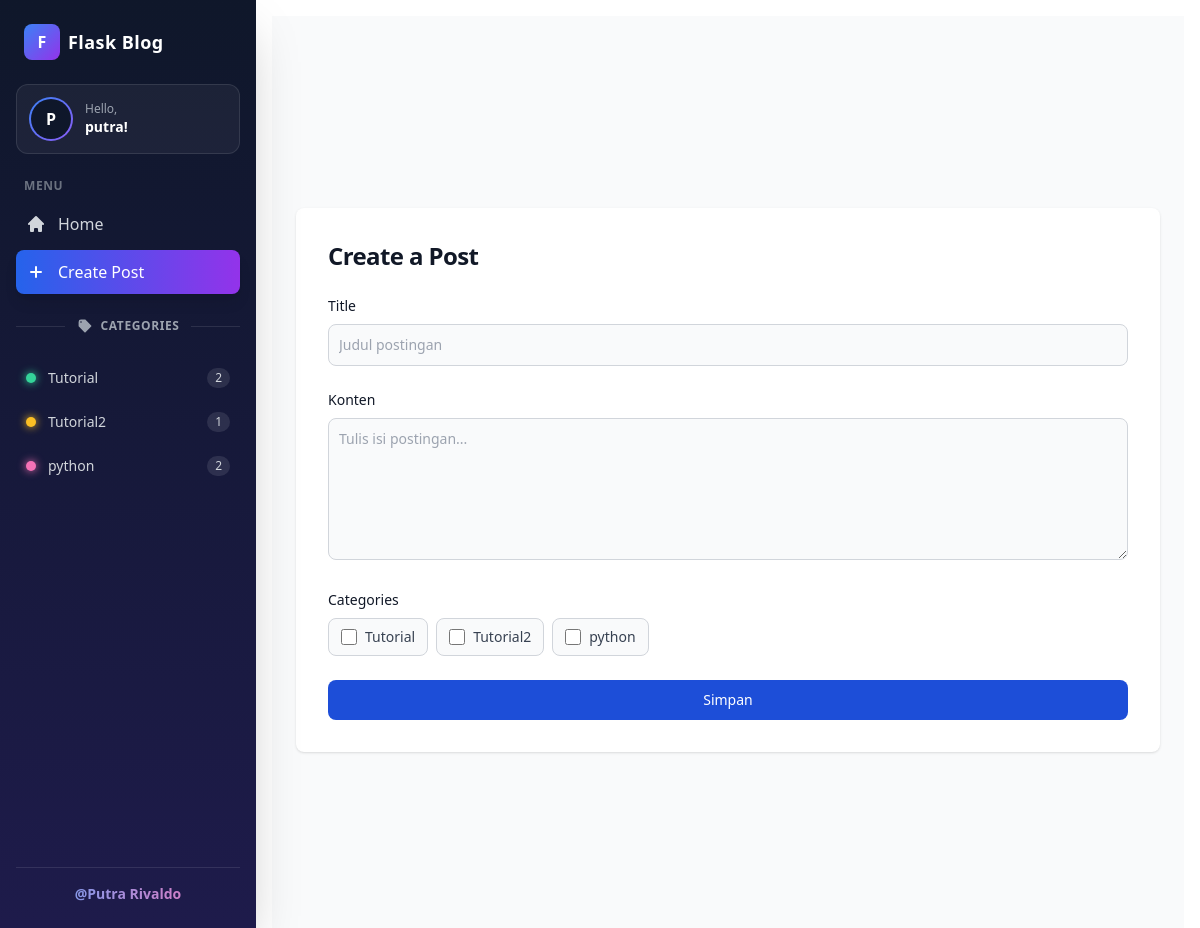
The app's page /post/create (signed in) with its own data.
### app/post/models.py (models this page shows)
class Category(db.Model):
    __tablename__ = 'categories'
    id: Mapped[int] = mapped_column(Integer, primary_key=True)
    name: Mapped[str] = mapped_column(String(100), unique=True)
    posts: Mapped[List["Post"]] = relationship(
        secondary=post_categories_table, back_populates='categories'
    )

### app/post/views.py (the view, shortened to what this page needs)
@blueprint.route("/create", methods=["GET", "POST"])
@login_required
def create():
    if request.method == 'GET':
        categories = Category.query.all()
        return render_template("post/create.html", categories=categories)

### app/app.py (called while the page is built)
def create_app():
    app = Flask(__name__)
    app.config.from_object(Config)
    register_extensions(app)
    register_blueprints(app)
    @app.errorhandler(401)
    def unauthorized(error):
        return render_template('401.html'), 401
    @app.context_processor
    def inject_categories():
        return {"sidebar_categories": Category.query.order_by(Category.name).all()}
    return app

### app/templates/post/create.html
{% extends 'post/base.html' %}
{% block form %}
<h1 class="text-xl font-bold leading-tight tracking-tight text-gray-900 md:text-2xl dark:text-white">
    Create a Post
</h1>
<form class="space-y-4 md:space-y-6" action="{{ url_for('post.create') }}" method="POST">
    {% include 'post/form.html' %}
</form>
{% endblock %}

### app/templates/sidebar.html (shortened to what this page needs)
<aside id="sidebar" class="fixed top-0 left-0 z-40 w-64 h-screen sidebar-bg shadow-2xl" aria-label="Sidebar">
    <div class="flex flex-col h-full px-4 py-6 overflow-y-auto">
        <div class="flex items-center gap-2 px-2 mb-6">
            <div class="flex items-center justify-center w-9 h-9 rounded-lg bg-gradient-to-br from-blue-500 to-purple-600 text-white font-bold">
                F
            </div>
            <span class="text-lg font-bold text-white tracking-wide">Flask Blog</span>
        </div>
        <div class="flex items-center gap-3 p-3 mb-6 rounded-xl bg-white/5 border border-white/10">
            <div class="p-0.5 rounded-full avatar-ring">
                <div class="flex items-center justify-center w-10 h-10 rounded-full bg-slate-900 text-white font-semibold">
                    {{ (session.get('username') or 'G')[0]|upper }}
                </div>
            </div>
            <div class="min-w-0">
                <p class="text-xs text-gray-400">Hello,</p>
                <p class="text-sm font-semibold text-white truncate">{{ session.get('username', 'Guest') }}!</p>
            </div>
        </div>
        <p class="px-2 mb-2 text-xs font-semibold tracking-wider text-gray-500 uppercase">Menu</p>
        <ul class="space-y-1 font-medium">
            <li>
                <a href="{{ url_for('public.home') }}"
                   class="menu-link flex items-center p-2.5 rounded-lg group
                   {% if request.endpoint == 'public.home' %}bg-gradient-to-r from-blue-600 to-purple-600 text-white shadow-lg{% else %}text-gray-300 hover:bg-white/10 hover:text-white{% endif %}">
                    <span class="ms-3">Home</span>
                </a>
            </li>
                 <li>
   {% if session.get('user_id') %}
<li>
    <a href="{{ url_for('post.create') }}"
       class="menu-link flex items-center p-2.5 rounded-lg group
       {% if request.endpoint == 'post.create' %}bg-gradient-to-r from-blue-600 to-purple-600 text-white shadow-lg{% else %}text-gray-300 hover:bg-white/10 hover:text-white{% endif %}">
        <svg class="w-5 h-5" aria-hidden="true" xmlns="http://www.w3.org/2000/svg" fill="none" viewBox="0 0 20 20">
            <path stroke="currentColor" stroke-linecap="round" stroke-linejoin="round" stroke-width="2" d="M10 5v10M5 10h10"/>
        </svg>
        <span class="ms-3">Create Post</span>
    </a>
</li>
{% endif %}
        </ul>
{% if session.get('user_id') %}
        <div class="flex items-center my-6">
            <div class="flex-grow border-t border-white/10"></div>
            <span class="flex items-center gap-2 px-3 text-xs font-semibold tracking-wider text-gray-400 uppercase">
                Categories
            </span>
            <div class="flex-grow border-t border-white/10"></div>
        </div>
        {% endif %}
{% set warna = ['emerald', 'amber', 'pink', 'sky', 'violet', 'orange'] %}
<ul class="space-y-1 font-medium">
    {% for c in sidebar_categories %}
        {% set w = warna[loop.index0 % warna|length] %}
        {% set aktif = request.endpoint == 'post.category' and request.view_args.get('category_id') == c.id %}
         {% if session.get('user_id') %}
        <li>
            <a href="{{ url_for('post.category', category_id=c.id) }}"
               class="menu-link flex items-center justify-between p-2.5 text-sm rounded-lg
               {% if aktif %}bg-white/15 text-white{% else %}text-gray-300 hover:bg-white/10 hover:text-white{% endif %}">
                <span class="flex items-center gap-3">
                    <span class="w-2.5 h-2.5 rounded-full bg-{{ w }}-400 shadow-[0_0_8px] shadow-{{ w }}-400"></span>
                    {{ c.name }}
                </span>
                <span class="px-2 py-0.5 text-xs rounded-full bg-white/10 text-gray-300">{{ c.posts|length }}</span>
            </a>
        </li>
        {% endif %}
    {% else %}
        <li class="px-2.5 text-sm text-gray-500">Belum ada kategori.</li>
    {% endfor %}
</ul>
        <div class="pt-4 mt-auto text-center border-t border-white/10">
            <p class="text-sm font-semibold text-transparent bg-clip-text bg-gradient-to-r from-blue-400 to-pink-400">@Putra Rivaldo</p>
        </div>
    </div>
</aside>

### app/templates/post/form.html
<div>
    <label for="title" class="block mb-2 text-sm font-medium text-gray-900 dark:text-white">Title</label>
    <input type="text" name="title" id="title" required
           value="{{ post.title if post else '' }}"
           class="w-full p-2.5 text-sm text-gray-900 border border-gray-300 rounded-lg bg-gray-50 focus:ring-blue-500 focus:border-blue-500"
           placeholder="Judul postingan">
</div>
<div>
    <label for="body" class="block mb-2 text-sm font-medium text-gray-900 dark:text-white">Konten</label>
    <textarea name="body" id="body" rows="6" required
              class="w-full p-2.5 text-sm text-gray-900 border border-gray-300 rounded-lg bg-gray-50 focus:ring-blue-500 focus:border-blue-500"
              placeholder="Tulis isi postingan...">{{ post.body if post else '' }}</textarea>
</div>
<div>
    <p class="mb-2 text-sm font-medium text-gray-900 dark:text-white">Categories</p>
    {% if categories %}
        <div class="flex flex-wrap gap-2">
            {% for category in categories %}
                <label class="inline-flex items-center gap-2 px-3 py-2 text-sm text-gray-700 border border-gray-300 rounded-lg cursor-pointer bg-gray-50 hover:bg-gray-100 has-[:checked]:bg-blue-50 has-[:checked]:border-blue-500 has-[:checked]:text-blue-700">
                    <input type="checkbox" name="categories" value="{{ category.id }}"
                           class="w-4 h-4 text-blue-600 border-gray-300 rounded focus:ring-blue-500"
                           {% if post and category in post.categories %}checked{% endif %}>
                    {{ category.name }}
                </label>
            {% endfor %}
        </div>
    {% else %}
        <p class="text-sm text-gray-500">Belum ada kategori.</p>
    {% endif %}
</div>
<button type="submit"
        class="w-full px-5 py-2.5 text-sm font-medium text-white bg-blue-700 rounded-lg hover:bg-blue-800 focus:ring-4 focus:ring-blue-300">
    Simpan
</button>

### app/templates/sidebar.html (style rules this page uses)
.sidebar-bg { background: linear-gradient(180deg, #0f172a 0%, #1e1b4b 100%); }
.avatar-ring { background: linear-gradient(135deg, #3b82f6, #8b5cf6, #ec4899); animation: putar-warna 6s linear infinite; background-size: 200% 200%; }
.menu-link { transition: all 0.2s ease; }

### records on screen
Category: name "Tutorial", posts|length "2"
Category: name "Tutorial2", posts|length "1"
Category: name "python", posts|length "2"

### other values on screen
{{ (session.get('username') or 'G')[0]|upper }} "P"
{{ session.get('username', 'Guest') }} "putra"
